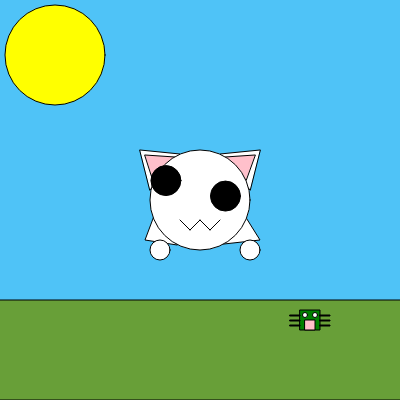
Frame 1 (no input)
Frame 60 (no input): identical to frame 1, image omitted
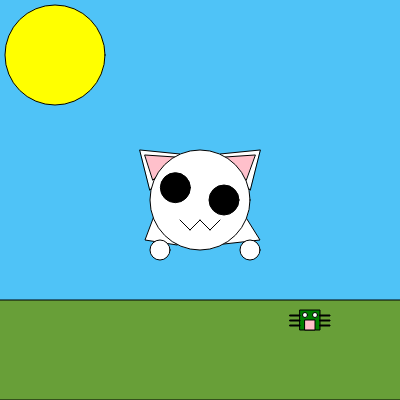
Frame 120 (the mouse pressed at the canvas centre since frame 60)

The p5.js sketch that drew these frames (run headless with seeded random() and noise() and a simulated clock; from frame 60 on, the mouse is pressed at the canvas centre):

// p5.js sketch
// ── sketch.js
 let bugX = 300;
  let bugY = 310;
let sX = 55
let sY = 55

function setup() {
  createCanvas(400, 400);
  
}

function draw() {
  background(79, 195, 247);
  
  fill (104, 159, 56);
  rect (-1, 300, 410, 100);
  fill ("yellow");
  circle (sX, sY, 100);
  if(keyIsDown ("n")) {
    sX = sX + 1;} else {
    sX = sX -1
    }
  if (sX <= 55) {
    sX = 55
  }
 
//ears
   fill ("white");
   triangle (150, 190, 180, 154, 140, 150);
    triangle (250, 190, 220, 154, 260, 150);
//inner ear  
  fill ("pink")
  triangle (153, 180, 175, 157, 145, 155);
  triangle (246, 180, 225, 157, 255, 155);
  //fluff
fill ("white")
  triangle (177, 245, 145, 240, 160, 200)
   triangle (215, 245, 260, 240, 235, 200);
//head
  circle(200,200,100);
//eyes
  fill (0,0,0);
  let px = 170;
  let py = 185;
  let offsetVector = createVector (px - mouseX, py - mouseY);
  offsetVector.normalize();
  offsetVector.mult(6);
  if (mouseButton.left){
    line(px -10, py +5, px+10, py +10);
    line(px -10, py +15, px+10, py +10);
  } else{
    circle(px - offsetVector.x, py - offsetVector.y , 30)
  }
  
  let fx = 230;
  let fy = 200;
  let offsettVector = createVector (fx - mouseX, fy - mouseY);
  offsettVector.normalize();
  offsettVector.mult(6); 
  if (mouseButton.left){
     line(fx +10, fy +5, fx -10, fy +10);
    line(fx + 10, fy +15, fx - 10, fy + 10);
  } else{
  circle(fx - offsettVector.x, fy - offsettVector.y , 30)
  }

  //:3
  
  if (mouseY >= 0 ){
  line (180, 220, 190, 230);
  line (220, 220, 210, 230);
  }
  line (190, 230, 200, 220);
  line (200, 220, 210, 230);
  fill ("white");
  circle (160,250,20);
  circle (250, 250, 20);
 
  
  //drool
  if (keyIsDown ("x")){
  fill ("Aqua");
  rect (180, 223, 10 ,30 ,10, 10, 10);
  }
  


   //test for movement
  
  
 fill ("green")
  rect (bugX, bugY, 20)
  fill ("white")
  circle (bugX + 5, bugY + 5, 5)
  circle (bugX + 15, bugY + 5 , 5)
  fill ("pink")
  rect (bugX + 5, bugY + 10, 10, )
 fill ("black")
  rect (bugX -10, bugY +5, 10, 1)
  rect (bugX -10, bugY +10, 10, 1)
  rect (bugX -10, bugY +15, 10, 1)
  rect (bugX +20, bugY +5, 10, 1)
  rect (bugX +20, bugY +10, 10, 1)
  rect (bugX +20, bugY +15, 10, 1)
  
if (keyIsDown ("d")){
  bugX = bugX +1;
}
  if (keyIsDown("a")){
    bugX = bugX -1;
  }
if (keyIsDown ("w")){
  bugY = bugY - 1;
}
  if (keyIsDown ("s")){
    bugY = bugY + 1;
  }

  //barrier

  if (bugX <= 0){
    bugX = 0
  }
  if (bugX >= 380){
    bugX = 380
  }
  if (bugY <= 300){
    bugY = 300
  }
if (bugY >= 380){
  bugY = 380
   }


}
